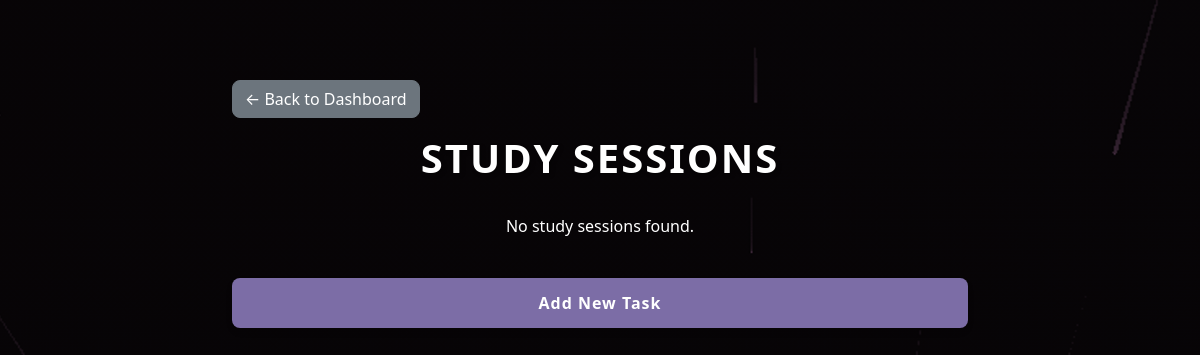
Page /study_sessions (signed in) on the earlier database version.
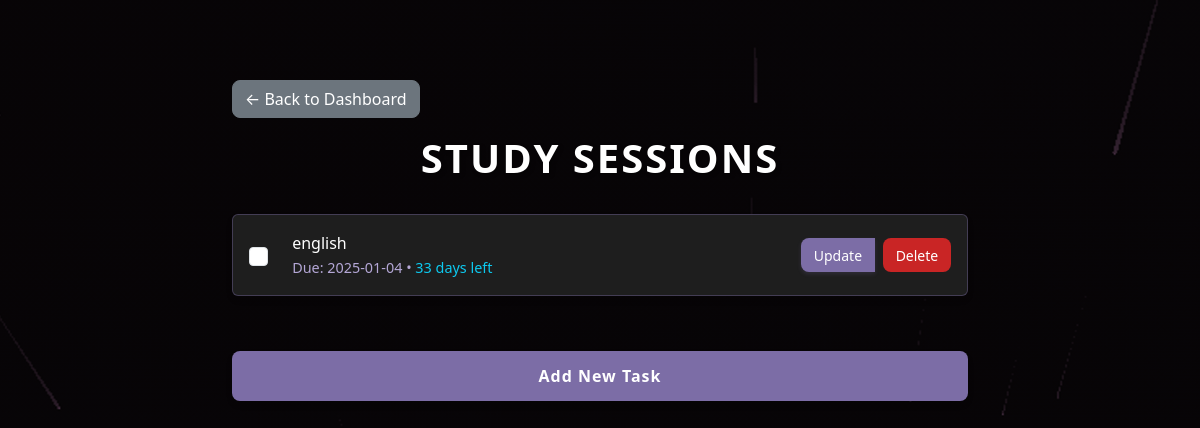
Same page on the later database version.
### flask_app/setup_db.py (models this page shows)
class ToDo(Base):
    __tablename__ = 'todo'
    id = Column(Integer, primary_key=True)
    task = Column(String, nullable=False)
    category = Column(String, nullable=False)
    completed = Column(Boolean, default=False)
    due_date = Column(DateTime, nullable=True)
    user_id = Column(Integer, ForeignKey('users.id'), nullable=False)
    user = relationship('User', back_populates='todos')

### flask_app/app.py (the view)
@app.route('/study_sessions')
def study_sessions():
    if 'user_id' not in session:
        return redirect(url_for('login'))
    todos = db_session.query(ToDo).filter_by(user_id=session['user_id'], category='Study Sessions').all()
    return render_template('study_sessions.html', todos=todos, calculate_days=calculate_days_remaining)

### flask_app/app.py (called while the page is built)
def calculate_days_remaining(due_date):
    if not due_date:
        return None
    today = date.today()
    days = (due_date.date() - today).days
    if days < 0:
        return "Overdue"
    elif days == 0:
        return "Due today"
    else:
        return f"{days} days left"

### flask_app/templates/study_sessions.html (shortened to what this page needs)
<!DOCTYPE html>
<html lang="en">
<head>
    <link href="https://cdn.jsdelivr.net/npm/bootstrap@5.3.0-alpha3/dist/css/bootstrap.min.css" rel="stylesheet">
</head>
<body>
    <div class="container mt-5">
        <a href="{{ url_for('dashboard') }}" class="btn btn-secondary mb-3">← Back to Dashboard</a>
        <h1>Study Sessions</h1>
        <div class="mt-4">
            {% if todos %}
                <ul class="list-group">
                    {% for todo in todos %}
                    <li class="list-group-item d-flex justify-content-between align-items-center">
                        <div class="d-flex align-items-center">
                            <form action="{{ url_for('toggle_todo', todo_id=todo.id) }}" method="POST" class="d-inline me-2">
                                <input type="checkbox" class="form-check-input" onchange="this.form.submit()"
                                       {% if todo.completed %}checked{% endif %}>
                            </form>
                            <div class="task-content">
                                <span {% if todo.completed %}class="text-decoration-line-through"{% endif %}>{{ todo.task }}</span>
                                {% if todo.due_date %}
                                    <br>
                                    <small class="text-muted due-date">
                                        Due: {{ todo.due_date.strftime('%Y-%m-%d') }}
                                        {% set days = calculate_days(todo.due_date) %}
                                        {% if days %}
                                            • <span class="{% if days == 'Overdue' %}text-danger{% elif days == 'Due today' %}text-warning{% else %}text-info{% endif %}">
                                                {{ days }}
                                            </span>
                                        {% endif %}
                                    </small>
                                {% endif %}
                            </div>
                        </div>
                        <div class="btn-group">
                            <a href="{{ url_for('update_todo', todo_id=todo.id) }}" class="btn btn-sm btn-primary me-2">Update</a>
                            <form action="{{ url_for('delete_todo', todo_id=todo.id) }}" method="POST" class="d-inline">
                                <button type="submit" class="btn btn-sm btn-danger">Delete</button>
                            </form>
                        </div>
                    </li>
                    {% endfor %}
                </ul>
            {% else %}
                <p class="text-center">No study sessions found.</p>
            {% endif %}
        </div>
        <div class="mt-3">
            <a href="{{ url_for('add_todo') }}" class="btn btn-primary w-100 btn-add-task">Add New Task</a>
        </div>
    </div>
</body>
</html>

Differences in the rows shown:
added ToDo: task "english", due_date "2025-01-04", days "33 days left"
Other differences:
text no longer shown: "No study sessions found."
